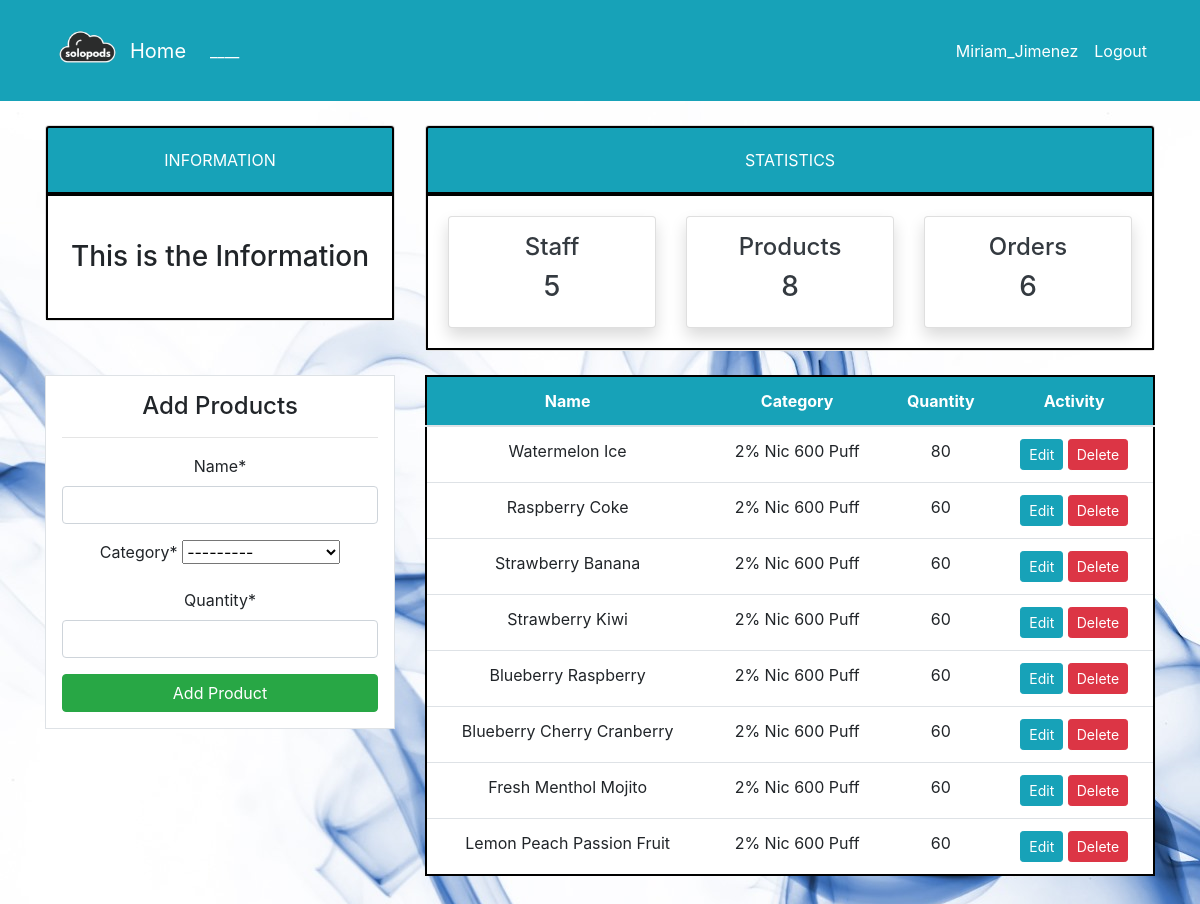
/product/ (signed in), run on the app's committed database.
### dashboard/models.py (models this page shows, shortened)
class Product(models.Model):
    name = models.CharField(max_length=100, null=True)
    category = models.CharField(max_length=20, choices=CATEGORY, null=True)
    quantity = models.PositiveIntegerField(null=True)
    class Meta:
        verbose_name_plural = 'Product'

### dashboard/views.py (the view)
# urls.py: path('product/', views.product, name='dashboard-product'),
@login_required
def product(request):
    items = Product.objects.all() # Using ORM
    product_count = items.count()
    workers_count = User.objects.all().count()
    orders_count = Order.objects.all().count()
    if request.method == 'POST':
        form = ProductForm(request.POST)
        if form.is_valid():
            form.save()
            product_name = form.cleaned_data.get('name')
            messages.success(request, f'{product_name} has been added')
            return redirect('dashboard-product')
    else:
        form = ProductForm()
    context = {
        'items': items,
        'form': form,
        'workers_count': workers_count,
        'orders_count': orders_count,
        'product_count': product_count,
    }
    return render(request, 'dashboard/product.html', context)

### dashboard/forms.py
class ProductForm(forms.ModelForm):
    class Meta:
        model = Product
        fields = ['name', 'category', 'quantity']

### templates/dashboard/product.html (shortened to what this page needs)
{% extends 'partials/base.html' %}
{% load crispy_forms_tags %}
{% block content %}
{% include 'partials/topnav.html' %}
    <div class="container">
        <div class="row my-4">
            <div class="col-md-4">
                <div class="border bg-white p-3">
                    <h4>Add Products</h4>
                    <hr>
                    <form method="POST">
                        {{ form|crispy }}
                        <input class="btn btn-success btn-block" type="submit" value="Add Product">
                    </form>
                </div>
            </div>
            <div class="col-md-8">
                <table class="table bg-white">
                    <thead class="bg-info">
                        <tr class="text-white">
                            <th scope="col">Name</th>
                            <th scope="col">Category</th>
                            <th scope="col">Quantity</th>
                            <th scope="col">Activity</th>
                        </tr>
                    </thead>
                    <tbody>
                        {% for item in items %}
                        <tr>
                            <td>{{ item.name }}</td>
                            <td>{{ item.category }}</td>
                            <td>{{ item.quantity }}</td>
                            <td>
                                <a class="btn btn-info btn-sm" href="{% url 'dashboard-product-update' item.id %}">Edit</a>
                                <a class="btn btn-danger btn-sm" href="{% url 'dashboard-product-delete' item.id %}">Delete</a>
                            </td>
                        </tr>
                        {% endfor %}
                    </tbody>
                </table>
            </div>
        </div>
    </div>
{% endblock %}

### templates/partials/nav.html (shortened to what this page needs)
    <nav class="navbar navbar-expand-lg navbar-info bg-info">
        {% if user.is_authenticated %}
        <div class="container">
            <img src="../../media/background/4.png" width="85" height="85">
            <a class="navbar-brand text-white" href="{% url 'dashboard-index' %}">Home</a>
            <div class="collapse navbar-collapse" id="navbarSupportedContent">
                <ul class="navbar-nav mr-auto">
                    <li class="nav-item active">
                        <a class="nav-link text-white" href="{% url 'dashboard-index' %}"> ____ </a>
                    </li>
                </ul>
                <ul class="navbar-nav ml-auto">
                    <li class="nav-item active">
                        <a class="nav-link text-white" href="{% url 'user-profile' %}">{{ user.username }}</a>
                    </li>
                    <li class="nav-item">
                        <a class="nav-link text-white" href="{% url 'user-logout' %}">Logout</a>
                    </li>
                </ul>
                {% endif %}
            </div>
        </div>
    </nav>

### static/style.css (style rules this page uses)
body { background: rgb(255, 255, 255); background-image: url('./../media/background/2.jpeg'); }
.bg-white { text-align: center; border: 2px solid #000; padding: 20px; }

### data on the page
Product: name "Watermelon Ice", category "2% Nic 600 Puff", quantity "80"
Product: name "Raspberry Coke", category "2% Nic 600 Puff", quantity "60"
Product: name "Strawberry Banana", category "2% Nic 600 Puff", quantity "60"
Product: name "Strawberry Kiwi", category "2% Nic 600 Puff", quantity "60"
Product: name "Blueberry Raspberry", category "2% Nic 600 Puff", quantity "60"
Product: name "Blueberry Cherry Cranberry", category "2% Nic 600 Puff", quantity "60"
Product: name "Fresh Menthol Mojito", category "2% Nic 600 Puff", quantity "60"
Product: name "Lemon Peach Passion Fruit", category "2% Nic 600 Puff", quantity "60"

### other printed values
{{ user.username }} "Miriam_Jimenez"
{{ workers_count }} "5"
{{ product_count }} "8"
{{ orders_count }} "6"
